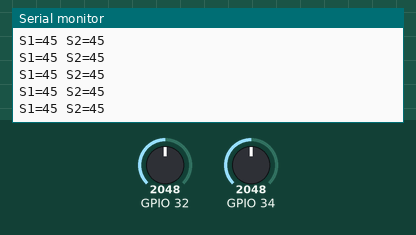
Bench run of a sketch on a simulated ESP32. Shown: the last lines printed to the serial monitor. The test bench sets the inputs (shaded band); at power-on: GPIO 32 = 2048, GPIO 34 = 2048.

Above: at 4.2 s.
4.3 s: GPIO 32 set to 482
At 4.8 s:
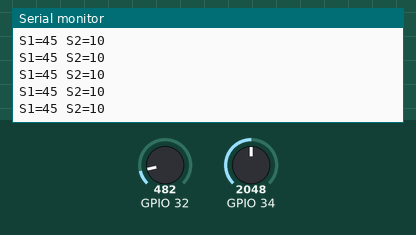
5.8 s: GPIO 32 set to 407
At 6.3 s:
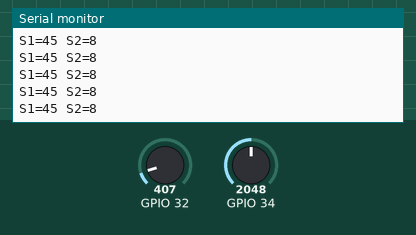
Timing chart, 0 to 8.8 s (numbered marks = the images above; inputs shaded):
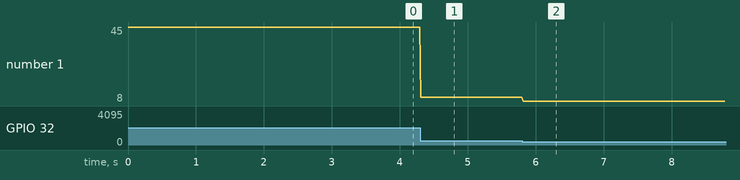

Measured:
- after the input at 4.3 s, the serial monitor: prints a new line at once (image 1)
- after the input at 5.8 s, the serial monitor: prints a new line at once (image 2)
- plotted number 1: 45 → 10 after the input at 4.3 s, 10 → 8 after the input at 5.8 s

The sketch:

joystick_sender_servo.ino
```cpp
#include <WiFi.h>
#include <esp_now.h>

uint8_t receiverMAC[] = {0x24,0x6F,0x28,0xAB,0xCD,0xEF};

typedef struct {
  int servo1Angle;
  int servo2Angle;
} ServoData;

ServoData data;

void setup() {

  Serial.begin(115200);

  pinMode(32, INPUT);
  pinMode(34, INPUT);

  WiFi.mode(WIFI_STA);

  if (esp_now_init() != ESP_OK) {
    Serial.println("ESP-NOW Init Failed");
    return;
  }

  esp_now_peer_info_t peerInfo = {};

  memcpy(peerInfo.peer_addr, receiverMAC, 6);
  peerInfo.channel = 0;
  peerInfo.encrypt = false;

  esp_now_add_peer(&peerInfo);

  Serial.println("Joystick Ready");
}

void loop() {

  int x = analogRead(32);
  int y = analogRead(34);

  data.servo1Angle = map(y, 0, 4095, 0, 90);
  data.servo2Angle = map(x, 0, 4095, 0, 90);

  esp_now_send(receiverMAC, (uint8_t *)&data, sizeof(data));

  Serial.print("S1=");
  Serial.print(data.servo1Angle);

  Serial.print(" S2=");
  Serial.println(data.servo2Angle);

  delay(20);   // about 50 updates per second
}
```
